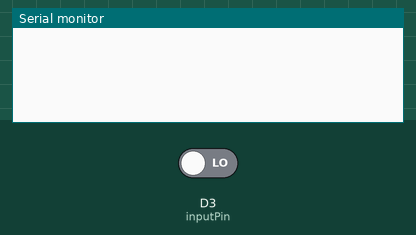
Recording of a sketch running on a simulated ESP8266 (NodeMCU). Parts: the last lines printed to the serial monitor. Inputs (shaded band) come from the test bench; at power-on: D3 (inputPin) LOW.

Above: at 1.2 s.
1.3 s: D3 (inputPin) driven HIGH
At 2.5 s:
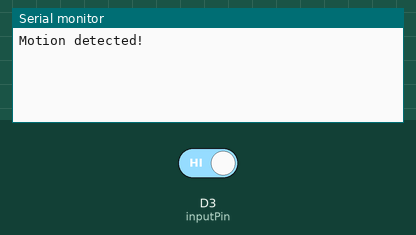
2.8 s: D3 (inputPin) driven LOW
At 3.6 s:
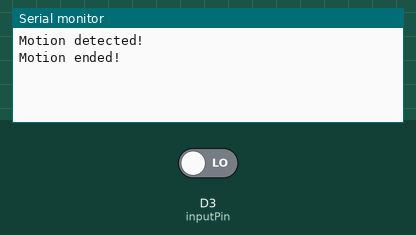

The sketch:

PIR_read.ino
```cpp
/*
 * PIR sensor tester
 */

#define inputPin D3             // choose the input pin (for PIR sensor)
int pirState = LOW;             // we start, assuming no motion detected
int val = 0;                    // variable for reading the pin status

void setup() {
  pinMode(inputPin, INPUT);     // declare sensor as input

  Serial.begin(9600);
}

void loop(){
  val = digitalRead(inputPin);  // read input value
  if (val == HIGH) {            // check if the input is HIGH
    if (pirState == LOW) {
      // we have just turned on
      Serial.println("Motion detected!");
      // We only want to print on the output change, not state
      pirState = HIGH;
    }
  } else {
    if (pirState == HIGH){
      // we have just turned of
      Serial.println("Motion ended!");
      // We only want to print on the output change, not state
      pirState = LOW;
    }
  }
}
```

Measured:
- after the input at 1.3 s, the serial monitor: prints a new line at once (image 1)
- after the input at 2.8 s, the serial monitor: prints a new line at once (image 2)
